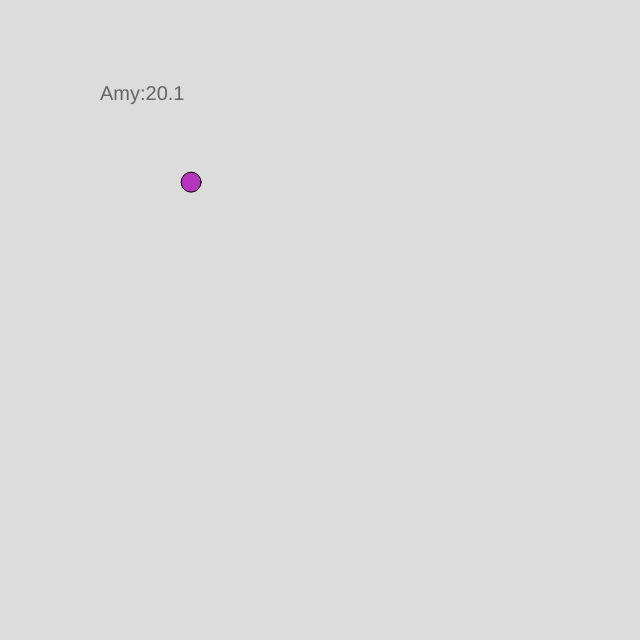
Frame 1 (no input)
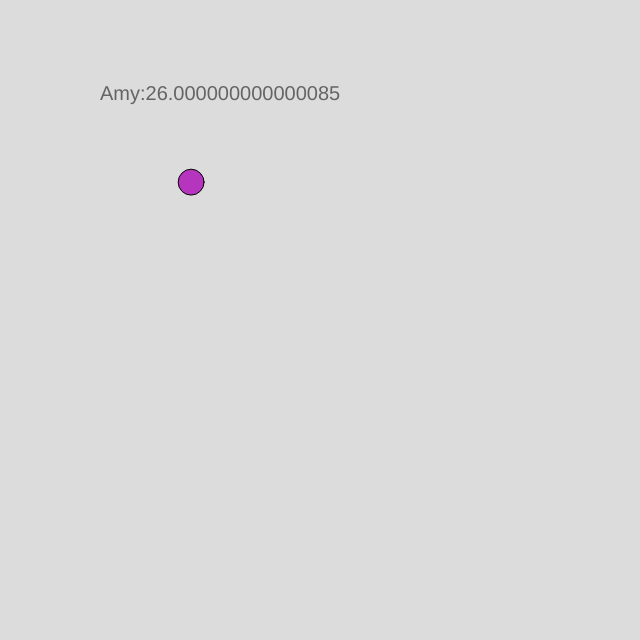
Frame 60 (no input)
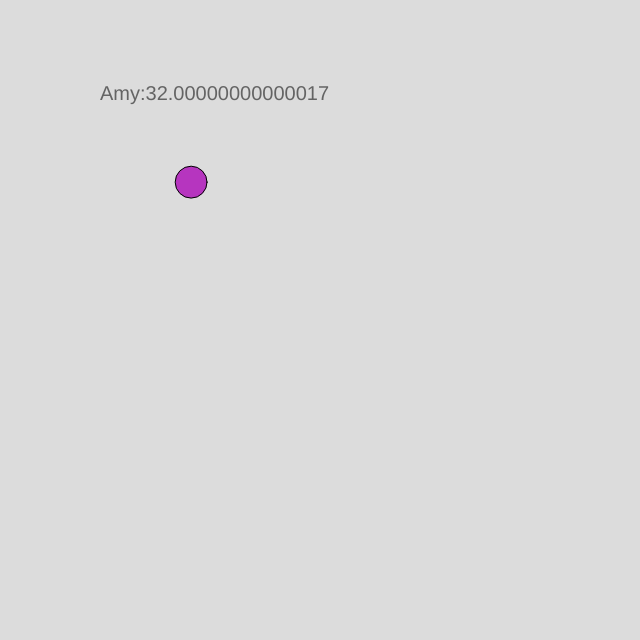
Frame 120 (the mouse pressed at the canvas centre since frame 60)

The p5.js sketch that drew these frames (run headless with seeded random() and noise() and a simulated clock; from frame 60 on, the mouse is pressed at the canvas centre):

// p5.js sketch
// ── sketch.js

 let Width = 640;
 let red;
 let green;
 let blue;
 let play = 0;
 let size = 20;
 let name = "Amy"

function setup() {
  createCanvas(Width, Width);
 red = random(0, 255);
 green = random(0,255);
 blue = random (0, 255);
}

function draw() {
  background(220);
  fill(red, green, blue);
  circle(blue, red, size);
  size = size+0.1
  //Text attributes
fill(100, 100, 100)
  textSize(20)
  text(name+":"+size, 100, 100);

}
